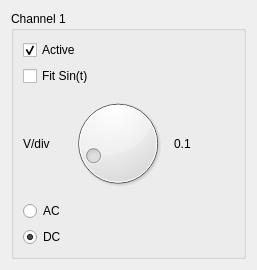
<?xml version="1.0" encoding="UTF-8"?>
<ui version="4.0">
 <class>ChannelControl</class>
 <widget class="QWidget" name="ChannelControl">
  <property name="geometry">
   <rect>
    <x>0</x>
    <y>0</y>
    <width>257</width>
    <height>270</height>
   </rect>
  </property>
  <property name="sizePolicy">
   <sizepolicy hsizetype="Minimum" vsizetype="Preferred">
    <horstretch>0</horstretch>
    <verstretch>0</verstretch>
   </sizepolicy>
  </property>
  <property name="windowTitle">
   <string>ChannelControl</string>
  </property>
  <layout class="QGridLayout" name="gridLayout">
   <item row="0" column="0">
    <widget class="QGroupBox" name="groupBox">
     <property name="enabled">
      <bool>true</bool>
     </property>
     <property name="sizePolicy">
      <sizepolicy hsizetype="Preferred" vsizetype="Preferred">
       <horstretch>0</horstretch>
       <verstretch>0</verstretch>
      </sizepolicy>
     </property>
     <property name="title">
      <string>Channel 1</string>
     </property>
     <layout class="QGridLayout" name="gridLayout_2">
      <item row="0" column="0">
       <layout class="QVBoxLayout" name="verticalLayout_3">
        <property name="sizeConstraint">
         <enum>QLayout::SetDefaultConstraint</enum>
        </property>
        <item>
         <widget class="QCheckBox" name="checkBoxActive">
          <property name="text">
           <string>Active</string>
          </property>
          <property name="checked">
           <bool>true</bool>
          </property>
         </widget>
        </item>
        <item>
         <widget class="QCheckBox" name="checkBoxFitSin">
          <property name="text">
           <string>Fit Sin(t)</string>
          </property>
         </widget>
        </item>
        <item>
         <layout class="QHBoxLayout" name="horizontalLayout_2">
          <property name="sizeConstraint">
           <enum>QLayout::SetFixedSize</enum>
          </property>
          <item>
           <widget class="QLabel" name="label_2">
            <property name="text">
             <string>V/div</string>
            </property>
            <property name="buddy">
             <cstring>dialGain</cstring>
            </property>
           </widget>
          </item>
          <item>
           <widget class="QDial" name="dialGain">
            <property name="sizePolicy">
             <sizepolicy hsizetype="Preferred" vsizetype="Preferred">
              <horstretch>0</horstretch>
              <verstretch>0</verstretch>
             </sizepolicy>
            </property>
            <property name="minimum">
             <number>0</number>
            </property>
            <property name="maximum">
             <number>9</number>
            </property>
            <property name="pageStep">
             <number>1</number>
            </property>
            <property name="value">
             <number>1</number>
            </property>
           </widget>
          </item>
          <item>
           <widget class="QLabel" name="labelGain">
            <property name="sizePolicy">
             <sizepolicy hsizetype="Preferred" vsizetype="Preferred">
              <horstretch>0</horstretch>
              <verstretch>0</verstretch>
             </sizepolicy>
            </property>
            <property name="minimumSize">
             <size>
              <width>60</width>
              <height>40</height>
             </size>
            </property>
            <property name="text">
             <string>0.1</string>
            </property>
           </widget>
          </item>
         </layout>
        </item>
        <item>
         <widget class="QRadioButton" name="radioButtonAC">
          <property name="sizePolicy">
           <sizepolicy hsizetype="Preferred" vsizetype="Fixed">
            <horstretch>0</horstretch>
            <verstretch>0</verstretch>
           </sizepolicy>
          </property>
          <property name="text">
           <string>AC</string>
          </property>
          <property name="checked">
           <bool>false</bool>
          </property>
         </widget>
        </item>
        <item>
         <widget class="QRadioButton" name="radioButton_2">
          <property name="sizePolicy">
           <sizepolicy hsizetype="Preferred" vsizetype="Fixed">
            <horstretch>0</horstretch>
            <verstretch>0</verstretch>
           </sizepolicy>
          </property>
          <property name="text">
           <string>DC</string>
          </property>
          <property name="checked">
           <bool>true</bool>
          </property>
         </widget>
        </item>
       </layout>
      </item>
     </layout>
    </widget>
   </item>
  </layout>
 </widget>
 <resources/>
 <connections/>
</ui>
